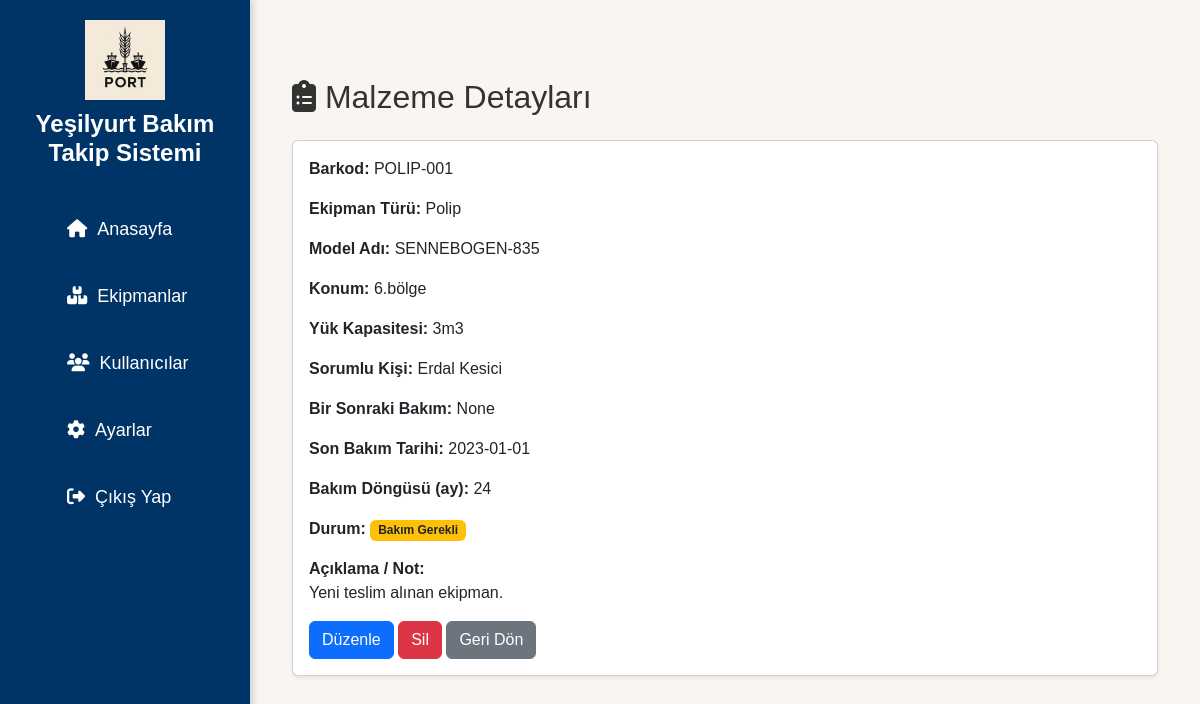
Page /detail/1 (signed in) on the earlier database version.
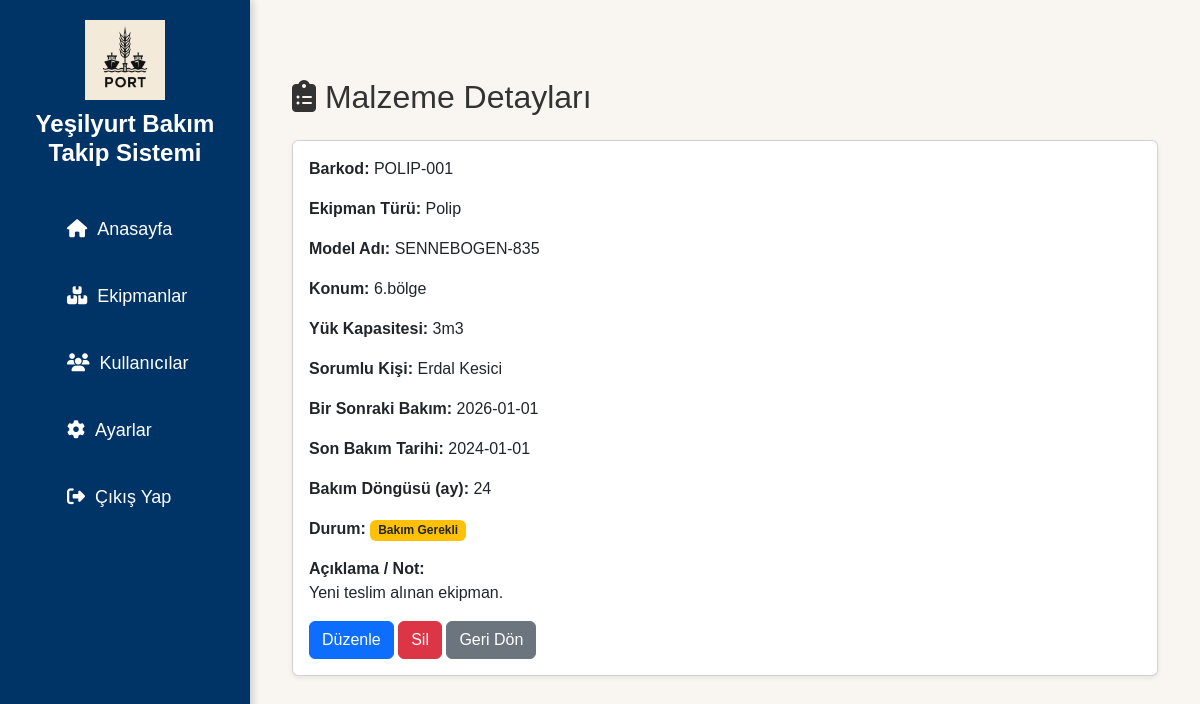
Same page on the later database version.
### app/models.py (models this page shows)
class Parca(db.Model):
    __tablename__ = 'parcalar'
    id = db.Column(db.Integer, primary_key=True)
    barcode = db.Column(db.String(100), unique=True, nullable=False)
    ekipman_turu = db.Column(db.String(100), nullable=False)
    model_adi = db.Column(db.String(100), nullable=False)
    konum = db.Column(db.String(100), nullable=False)
    durum = db.Column(db.String(50), nullable=False)
    bir_sonraki_bakim = db.Column(db.Date, nullable=True)
    son_bakim_tarihi = db.Column(db.Date, nullable=True)
    bakim_dongusu = db.Column(db.String(50), nullable=True)
    bakim_durum = db.Column(db.String(50), nullable=True)  # ✅ تمت إضافته
    notlar = db.Column(db.Text, nullable=True)              # ✅ تمت إضافته
    kisa_aciklama = db.Column(db.Text, nullable=True)
    yuk_kapasitesi = db.Column(db.String(50), nullable=True)
    sorumlu_kisi = db.Column(db.String(100), nullable=True)
    created_at = db.Column(db.DateTime, default=datetime.utcnow)
    bakim_kayitlari = db.relationship('BakimKaydi', backref='parca', lazy=True)

### app/routes.py (the view, shortened to what this page needs)
@main.route('/detail/<int:parca_id>', methods=['GET', 'POST'])
@login_required
def detail(parca_id):
    parca = Parca.query.get_or_404(parca_id)
    return render_template('detail.html', parca=parca)

### app/__init__.py (called while the page is built)
def create_app():
    app = Flask(__name__)
    app.config.from_object('config.Config')
    db.init_app(app)
    login_manager.init_app(app)
    migrate.init_app(app, db)  # ✅ جديد
    login_manager.login_view = 'auth.login'
    @login_manager.user_loader
    def load_user(user_id):
        return User.query.get(int(user_id))
    app.register_blueprint(main)
    app.register_blueprint(auth)
    app.register_blueprint(api)  # ✅ API
    return app

### app/templates/detail.html
{% extends 'layout.html' %}
{% block content %}
<div class="container mt-5">
  <h2 class="mb-4"><i class="fas fa-clipboard-list"></i> Malzeme Detayları</h2>
  <div class="card shadow-sm">
    <div class="card-body">
      <p><strong>Barkod:</strong> {{ parca.barcode }}</p>
      <p><strong>Ekipman Türü:</strong> {{ parca.ekipman_turu }}</p>
      <p><strong>Model Adı:</strong> {{ parca.model_adi }}</p>
      <p><strong>Konum:</strong> {{ parca.konum }}</p>
      <p><strong>Yük Kapasitesi:</strong> {{ parca.yuk_kapasitesi }}</p>
      <p><strong>Sorumlu Kişi:</strong> {{ parca.sorumlu_kisi }}</p>
      <p><strong>Bir Sonraki Bakım:</strong> {{ parca.bir_sonraki_bakim }}</p>
      <p><strong>Son Bakım Tarihi:</strong> {{ parca.son_bakim_tarihi }}</p>
      <p><strong>Bakım Döngüsü (ay):</strong> {{ parca.bakim_dongusu }}</p>
      <p><strong>Durum:</strong>
        {% if parca.durum == 'Kullanıma hazır' %}
          <span class="badge bg-success text-white">{{ parca.durum }}</span>
        {% elif parca.durum == 'Bakım Gerekli' %}
          <span class="badge bg-warning text-dark">{{ parca.durum }}</span>
        {% else %}
          <span class="badge bg-danger text-white">{{ parca.durum }}</span>
        {% endif %}
      </p>
      <p><strong>Açıklama / Not:</strong><br>{{ parca.kisa_aciklama }}</p>
      <form method="POST" action="{{ url_for('main.delete_parca', parca_id=parca.id) }}" onsubmit="return confirm('Silmek istediğinize emin misiniz?')">
        <a href="{{ url_for('main.edit', parca_id=parca.id) }}" class="btn btn-primary">Düzenle</a>
        <button type="submit" class="btn btn-danger">Sil</button>
        <a href="{{ url_for('main.malzeme_listesi') }}" class="btn btn-secondary">Geri Dön</a>
      </form>
    </div>
  </div>
</div>
{% endblock %}

Differences in the rows shown:
changed Parca "POLIP-001": bir_sonraki_bakim "None" → "2026-01-01"; son_bakim_tarihi "2023-01-01" → "2024-01-01"
